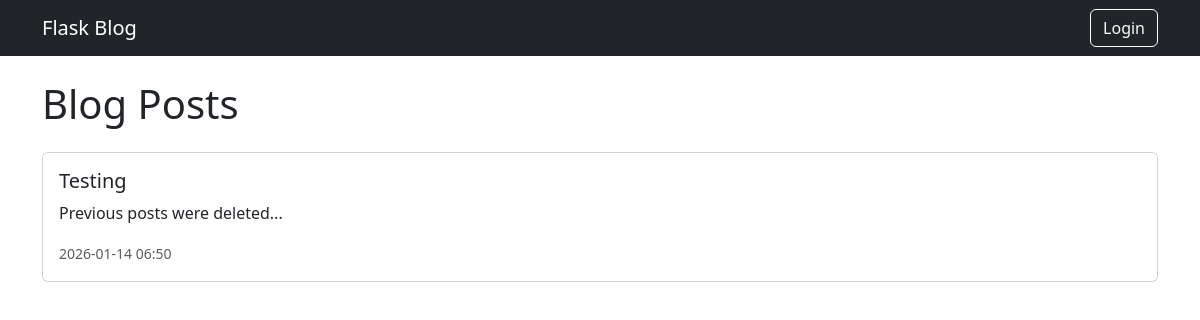
Before: / with the older database file.
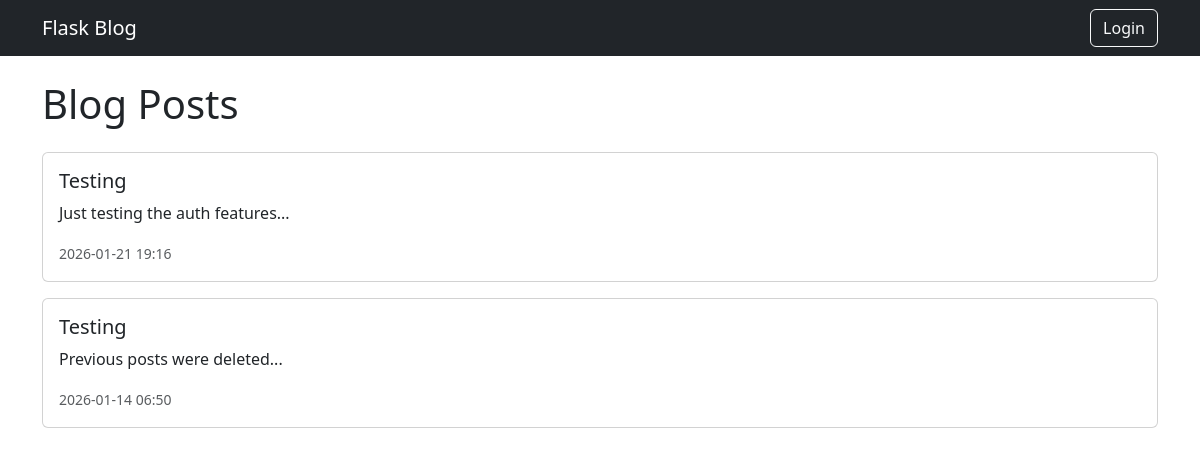
After: the same page with the newer database file.
### app/models.py (models this page shows, shortened)
class Post(db.Model):
    id = db.Column(db.Integer, primary_key=True)
    title = db.Column(db.String(100), nullable=False)
    content = db.Column(db.Text, nullable=False)
    created_at = db.Column(
        db.DateTime,
        default=lambda: datetime.now(timezone.utc)
    )
    user_id = db.Column(
        db.Integer,
        db.ForeignKey('user.id'),
        nullable=True
    )

### app/routes/main.py (the view)
@main_bp.route('/')
def home():
    posts = Post.query.order_by(Post.created_at.desc()).all()
    return render_template('home.html', posts=posts)

### app/templates/home.html
{% extends "base.html" %}
{% block content %}
<h1 class="mb-4">Blog Posts</h1>
{% if posts %}
  {% for post in posts %}
    <div class="card mb-3">
      <div class="card-body">
        <h5 class="card-title">
          <a href="{{ url_for('main.post_detail', post_id=post.id) }}"
             class="text-decoration-none text-dark">
            {{ post.title }}
          </a>
        </h5>
        <p class="card-text">{{ post.content[:200] }}{% if post.content|length > 200 %}...{% endif %}</p>
        <p class="card-text">
          <small class="text-muted">
            {{ post.created_at.strftime('%Y-%m-%d %H:%M') }}
          </small>
        </p>
      </div>
    </div>
  {% endfor %}
{% else %}
  <p class="text-muted">No posts yet.</p>
{% endif %}
{% endblock %}

### app/templates/base.html (shortened to what this page needs)
<!DOCTYPE html>
<html lang="en">
<head>
    <link
    href="https://cdn.jsdelivr.net/npm/bootstrap@5.3.2/dist/css/bootstrap.min.css"
    rel="stylesheet">
</head>
<body>
    <nav class="navbar navbar-expand-lg navbar-dark bg-dark">
        <div class="container">
          <a class="navbar-brand" href="{{ url_for('main.home') }}">
            Flask Blog
          </a>
          {% if current_user.is_authenticated %}
            <a class="btn btn-outline-light me-2" href="{{ url_for('main.create_post') }}">
              New Post
            </a>
            <a class="btn btn-outline-warning" href="{{ url_for('auth.logout') }}">
              Logout
            </a>
          {% else %}
            <a class="btn btn-outline-light" href="{{ url_for('auth.login') }}">
              Login
            </a>
          {% endif %}
        </div>
      </nav>
    <main class="container mt-4">
      {% block content %}{% endblock %}
    </main>
</body>
</html>

Changed rows visible on the page:
added Post: title "Testing", content "Just testing the auth features...", created_at "2026-01-21 19:16"
